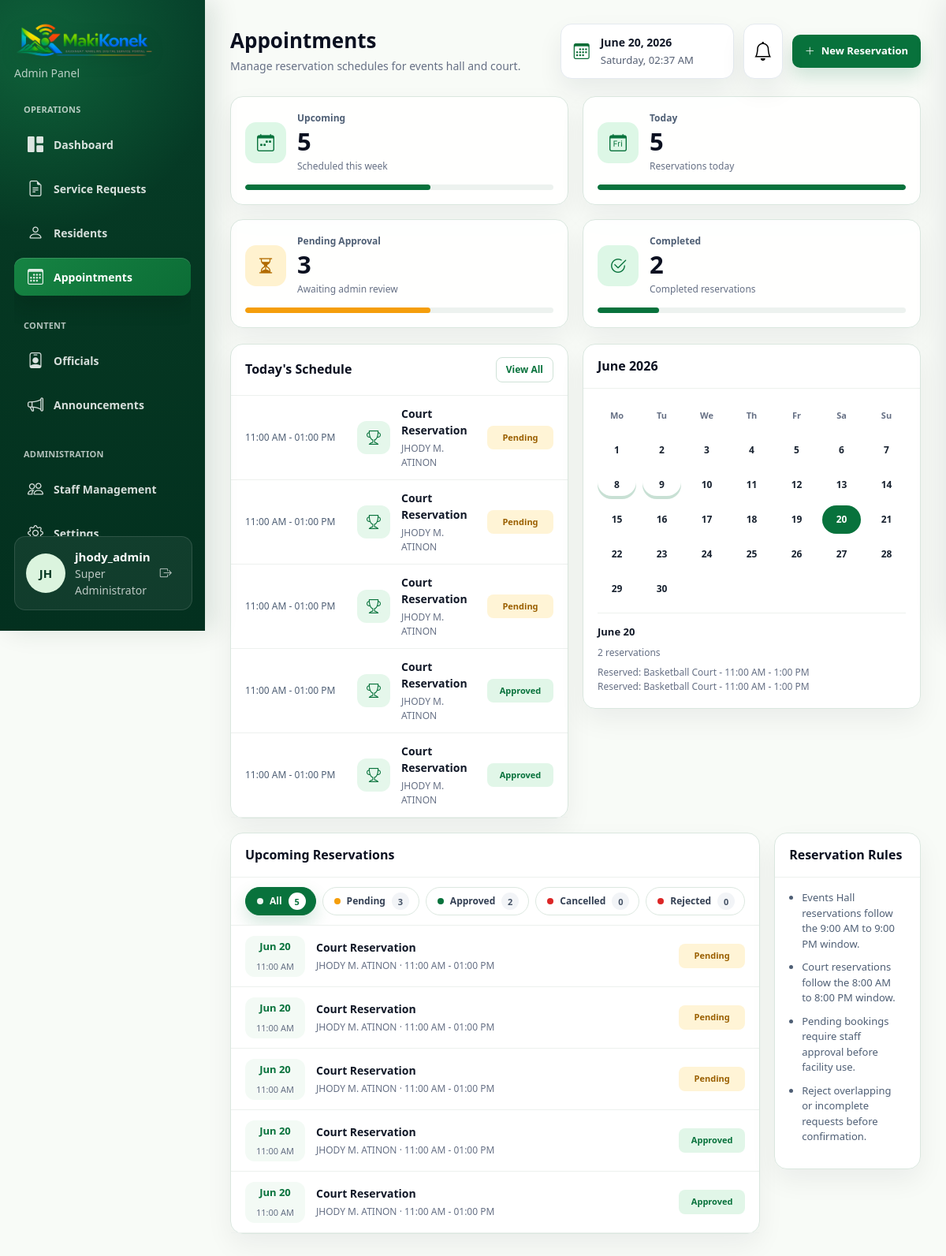
The app's page /Web_App/admin/manage_appointments.php (signed in) with its own data.
### tables this page shows
CREATE TABLE IF NOT EXISTS `facility_reservations` (
  `reservation_id` int(11) NOT NULL AUTO_INCREMENT,
  `user_id` int(11) NOT NULL,
  `facility_id` int(11) NOT NULL,
  `reference_no` varchar(50) NOT NULL,
  `reservation_date` date NOT NULL,
  `start_time` time NOT NULL,
  `end_time` time NOT NULL,
  `expected_guests` int(11) NOT NULL,
  `purpose` text NOT NULL,
  `additional_notes` text DEFAULT NULL,
  `reservation_fee` decimal(10,2) DEFAULT NULL,
  `status` varchar(20) DEFAULT 'pending',
  `created_at` timestamp NOT NULL DEFAULT current_timestamp(),
  PRIMARY KEY (`reservation_id`),
  KEY `user_id` (`user_id`),
  KEY `facility_id` (`facility_id`)
);

CREATE TABLE IF NOT EXISTS `facilities` (
  `facility_id` int(11) NOT NULL AUTO_INCREMENT,
  `name` varchar(100) NOT NULL,
  `description` text DEFAULT NULL,
  `base_fee` decimal(10,2) NOT NULL,
  `open_time` time NOT NULL,
  `close_time` time NOT NULL,
  `max_guests` int(11) NOT NULL,
  PRIMARY KEY (`facility_id`)
);

CREATE TABLE IF NOT EXISTS `user_profiles` (
  `profile_id` int(11) NOT NULL AUTO_INCREMENT,
  `user_id` int(11) NOT NULL,
  `first_name` varchar(100) NOT NULL,
  `last_name` varchar(100) NOT NULL,
  `middle_name` varchar(100) DEFAULT NULL,
  `suffix` varchar(20) DEFAULT NULL,
  `avatar_path` varchar(255) DEFAULT NULL,
  `sex` varchar(20) DEFAULT NULL,
  `civil_status` varchar(50) DEFAULT NULL,
  `birth_date` date DEFAULT NULL,
  `birth_place` varchar(150) DEFAULT NULL,
  `religion` varchar(100) DEFAULT NULL,
  `nationality` varchar(100) DEFAULT NULL,
  `mobile_number` varchar(20) DEFAULT NULL,
  `house_no` varchar(50) DEFAULT NULL,
  `street` varchar(100) DEFAULT NULL,
  `purok_no` varchar(50) DEFAULT NULL,
  `subdivision` varchar(100) DEFAULT NULL,
  `years_residency` int(11) DEFAULT NULL,
  `employed_status` varchar(50) DEFAULT NULL,
  `date_registration` date DEFAULT NULL,
  `updated_at` timestamp NOT NULL DEFAULT current_timestamp() ON UPDATE current_timestamp(),
  PRIMARY KEY (`profile_id`),
  KEY `fk_profiles_users` (`user_id`)
);

### Web_App/admin/manage_appointments.php (the view, shortened to what the rows shown need)
<?php
require_once __DIR__ . '/../includes/db_connect.php';
function h(?string $value): string
{
    return htmlspecialchars((string)$value, ENT_QUOTES, 'UTF-8');
}
function appointmentDate(?string $date, string $format = 'M d, Y'): string
{
    return date($format, strtotime($date));
}
function appointmentTime(?string $time): string
{
    return date('h:i A', strtotime($time));
}
function appointmentResidentName(array $row): string
{
    return trim(implode(' ', array_filter([
        $row['first_name'] ?? '',
        !empty($row['middle_name']) ? substr($row['middle_name'], 0, 1) . '.' : '',
        $row['last_name'] ?? '',
    ]))) ?: ($row['username'] ?? 'Resident');
}
function appointmentStatusClass(string $status): string
{
    $normalized = strtolower($status);
    if ($normalized === 'approved') return 'appointment-status-approved';
    return 'appointment-status-pending';
}
function reservationTypeLabel(string $facility): string
{
    return stripos($facility, 'court') !== false ? 'Court Reservation' : 'Events Hall Reservation';
}
function reservationIcon(string $facility): string
{
    return stripos($facility, 'court') !== false ? 'bi-trophy' : 'bi-building';
}
$reservations_query = "
    SELECT fr.*, f.name AS facility_name, f.base_fee, f.max_guests,
           u.username, u.email, p.first_name, p.middle_name, p.last_name, p.mobile_number
    FROM facility_reservations fr
    JOIN facilities f ON fr.facility_id = f.facility_id
    JOIN users u ON fr.user_id = u.user_id
    LEFT JOIN user_profiles p ON u.user_id = p.user_id
    ORDER BY
        CASE
            WHEN UPPER(fr.status) = 'PENDING' THEN 0
            WHEN UPPER(fr.status) = 'APPROVED' THEN 1
            ELSE 2
        END,
        fr.reservation_date ASC,
        fr.start_time ASC,
        fr.created_at DESC
";
$reservations_stmt = mysqli_prepare($conn, $reservations_query);
mysqli_stmt_execute($reservations_stmt);
$reservations_result = mysqli_stmt_get_result($reservations_stmt);
$reservations = [];
if ($reservations_result) {
    while ($row = mysqli_fetch_assoc($reservations_result)) {
        $reservations[] = $row;
    }
}
$today = date('Y-m-d');
$today_reservations = array_values(array_filter($reservations, fn($row) => $row['reservation_date'] === $today));
$upcoming_reservations = array_values(array_filter($reservations, fn($row) => $row['reservation_date'] >= $today));
?>
<!DOCTYPE html>
<html lang="en" data-bs-theme="light">
<head>
    <link href="https://cdn.jsdelivr.net/npm/bootstrap@5.3.0/dist/css/bootstrap.min.css" rel="stylesheet">
    <link rel="stylesheet" href="https://cdn.jsdelivr.net/npm/bootstrap-icons@1.10.5/font/bootstrap-icons.css">
    <link rel="stylesheet" href="../assets/css/notifications.css">
    <link rel="stylesheet" href="../assets/css/admin.css?v=20260613a">
</head>
<body class="dashboard-body">
    <main class="main-content appointments-main">
        <header class="appointments-header">
            <div>
                <h1>Appointments</h1>
            </div>
        </header>
        <section class="appointments-grid">
            <article class="appointment-card appointment-schedule-card">
                <div class="appointment-card-heading">
                    <h2>Today's Schedule</h2>
                </div>
                <div class="appointment-timeline">
                    <?php if (!empty($today_reservations)): ?>
                        <?php foreach ($today_reservations as $row):
                            $resident_name = appointmentResidentName($row);
                            $type = reservationTypeLabel($row['facility_name']);
                        ?>
                            <button class="appointment-timeline-item appointment-open-trigger"
                                type="button"
                                data-type="<?php echo h($type); ?>"
                                data-name="<?php echo h($resident_name); ?>"
                                data-email="<?php echo h($row['email']); ?>"
                                data-phone="<?php echo h($row['mobile_number'] ?? 'N/A'); ?>"
                                data-ref="<?php echo h($row['reference_no']); ?>"
                                data-date="<?php echo h(appointmentDate($row['reservation_date'], 'F d, Y')); ?>"
                                data-time="<?php echo h(appointmentTime($row['start_time']) . ' - ' . appointmentTime($row['end_time'])); ?>"
                                data-purpose="<?php echo h($row['purpose']); ?>"
                                data-guests="<?php echo h((string)$row['expected_guests']); ?>"
                                data-notes="<?php echo h($row['additional_notes'] ?? ''); ?>"
                                data-status="<?php echo h($row['status']); ?>"
                                data-id="<?php echo (int)$row['reservation_id']; ?>">
                                <time><?php echo appointmentTime($row['start_time']); ?> - <?php echo appointmentTime($row['end_time']); ?></time>
                                <span class="appointment-type-icon"><i class="bi <?php echo reservationIcon($row['facility_name']); ?>"></i></span>
                                <span><strong><?php echo h($type); ?></strong><small><?php echo h($resident_name); ?></small></span>
                                <em class="<?php echo appointmentStatusClass($row['status']); ?>"><?php echo h($row['status']); ?></em>
                            </button>
                        <?php endforeach; ?>
                    <?php endif; ?>
                </div>
            </article>
            <aside class="appointment-card appointment-calendar-card">
                <div class="appointment-card-heading">
                    <h2><?php echo date('F Y'); ?></h2>
                </div>
            </aside>
        </section>
        <section class="appointments-grid appointment-secondary-grid">
            <article class="appointment-card appointment-upcoming-card">
                <div class="appointment-card-heading">
                    <h2>Upcoming Reservations</h2>
                </div>
                <div class="appointment-upcoming-list">
                    <?php foreach ($upcoming_reservations as $row):
                        $resident_name = appointmentResidentName($row);
                        $type = reservationTypeLabel($row['facility_name']);
                        $status_key = strtolower((string)$row['status']);
                    ?>
                        <button class="appointment-upcoming-item appointment-open-trigger"
                            type="button"
                            data-type="<?php echo h($type); ?>"
                            data-name="<?php echo h($resident_name); ?>"
                            data-email="<?php echo h($row['email']); ?>"
                            data-phone="<?php echo h($row['mobile_number'] ?? 'N/A'); ?>"
                            data-ref="<?php echo h($row['reference_no']); ?>"
                            data-date="<?php echo h(appointmentDate($row['reservation_date'], 'F d, Y')); ?>"
                            data-time="<?php echo h(appointmentTime($row['start_time']) . ' - ' . appointmentTime($row['end_time'])); ?>"
                            data-purpose="<?php echo h($row['purpose']); ?>"
                            data-guests="<?php echo h((string)$row['expected_guests']); ?>"
                            data-notes="<?php echo h($row['additional_notes'] ?? ''); ?>"
                            data-status="<?php echo h($row['status']); ?>"
                            data-filter-type="<?php echo h($type); ?>"
                            data-filter-status="<?php echo h($status_key); ?>"
                            data-id="<?php echo (int)$row['reservation_id']; ?>">
                            <time><strong><?php echo appointmentDate($row['reservation_date'], 'M d'); ?></strong><span><?php echo appointmentTime($row['start_time']); ?></span></time>
                            <span><strong><?php echo h($type); ?></strong><small><?php echo h($resident_name); ?> · <?php echo appointmentTime($row['start_time']); ?> - <?php echo appointmentTime($row['end_time']); ?></small></span>
                            <em class="<?php echo appointmentStatusClass($row['status']); ?>"><?php echo h($row['status']); ?></em>
                        </button>
                    <?php endforeach; ?>
                </div>
            </article>
            <aside class="appointment-card appointment-rules-card">
                <div class="appointment-card-heading">
                    <h2>Reservation Rules</h2>
                </div>
            </aside>
        </section>
    </main>
</body>
</html>

### records on screen
facility_reservations: start_time "11:00 AM", end_time "01:00 PM", facility.name "Court Reservation", user_profiles.first_name+middle_name+last_name "JHODY M. ATINON", status "Pending", reservation_date "Jun 20"
facility_reservations: start_time "11:00 AM", end_time "01:00 PM", facility.name "Court Reservation", user_profiles.first_name+middle_name+last_name "JHODY M. ATINON", status "Pending", reservation_date "Jun 20"
facility_reservations: start_time "11:00 AM", end_time "01:00 PM", facility.name "Court Reservation", user_profiles.first_name+middle_name+last_name "JHODY M. ATINON", status "Pending", reservation_date "Jun 20"
facility_reservations: start_time "11:00 AM", end_time "01:00 PM", facility.name "Court Reservation", user_profiles.first_name+middle_name+last_name "JHODY M. ATINON", status "Approved", reservation_date "Jun 20"
facility_reservations: start_time "11:00 AM", end_time "01:00 PM", facility.name "Court Reservation", user_profiles.first_name+middle_name+last_name "JHODY M. ATINON", status "Approved", reservation_date "Jun 20"

### other values on screen
$admin_initials "JH"
$admin_username "jhody_admin"
$admin_role === 'Super Admin' ? 'Super Administrator' : $admin_role "Super Administrator"
$upcoming_count "5"
$today_count "5"
$pending_count "3"
$completed_count "2"
$day "Mo"
$day "Tu"
$day "We"
$day "Th"
$day "Fr"
$day "Sa"
$day "Su"
$upcoming_status_counts['all'] "5"
